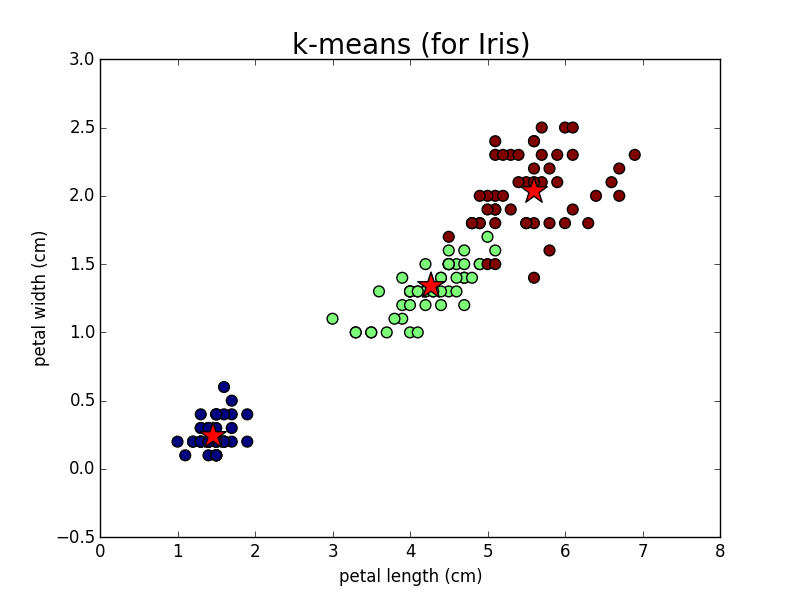

This figure's Python source:
# ml_11.py
# k-means

import numpy as np
import matplotlib.pyplot as plt
from sklearn.datasets import load_iris
from sklearn.cluster import KMeans

iris = load_iris()
X = iris.data[:,2:]
y = iris.target

kmeans = KMeans(n_clusters=3)
kmeans.fit(X)

print(kmeans.labels_)

plt.title('k-means (for Iris)',fontsize=20)
plt.scatter(X[:,0],X[:,1],c=y,s=60)
cc=kmeans.cluster_centers_
plt.scatter(cc[:,0],cc[:,1],s=400,marker='*',c='r')
plt.xlabel(iris.feature_names[2])
plt.ylabel(iris.feature_names[3])
plt.show()
